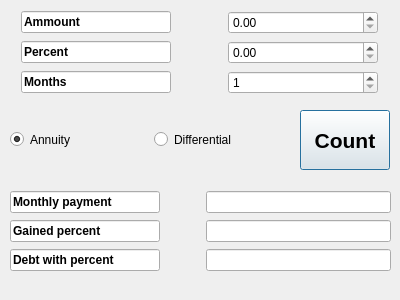
<?xml version="1.0" encoding="UTF-8"?>
<ui version="4.0">
 <class>credit_calc</class>
 <widget class="QDialog" name="credit_calc">
  <property name="geometry">
   <rect>
    <x>0</x>
    <y>0</y>
    <width>400</width>
    <height>300</height>
   </rect>
  </property>
  <property name="sizePolicy">
   <sizepolicy hsizetype="Preferred" vsizetype="Preferred">
    <horstretch>40</horstretch>
    <verstretch>0</verstretch>
   </sizepolicy>
  </property>
  <property name="minimumSize">
   <size>
    <width>400</width>
    <height>300</height>
   </size>
  </property>
  <property name="maximumSize">
   <size>
    <width>400</width>
    <height>300</height>
   </size>
  </property>
  <property name="windowTitle">
   <string>Dialog</string>
  </property>
  <widget class="QWidget" name="gridLayoutWidget">
   <property name="geometry">
    <rect>
     <x>10</x>
     <y>10</y>
     <width>381</width>
     <height>85</height>
    </rect>
   </property>
   <layout class="QGridLayout" name="gridLayout">
    <item row="0" column="1" rowspan="3">
     <spacer name="horizontalSpacer">
      <property name="orientation">
       <enum>Qt::Horizontal</enum>
      </property>
      <property name="sizeType">
       <enum>QSizePolicy::Fixed</enum>
      </property>
      <property name="sizeHint" stdset="0">
       <size>
        <width>40</width>
        <height>20</height>
       </size>
      </property>
     </spacer>
    </item>
    <item row="0" column="2">
     <widget class="QDoubleSpinBox" name="doubleSpinBox_1">
      <property name="sizePolicy">
       <sizepolicy hsizetype="Fixed" vsizetype="Fixed">
        <horstretch>0</horstretch>
        <verstretch>0</verstretch>
       </sizepolicy>
      </property>
      <property name="minimumSize">
       <size>
        <width>150</width>
        <height>0</height>
       </size>
      </property>
      <property name="maximumSize">
       <size>
        <width>150</width>
        <height>16777215</height>
       </size>
      </property>
      <property name="maximum">
       <double>1000000000000000000.000000000000000</double>
      </property>
     </widget>
    </item>
    <item row="2" column="0">
     <widget class="QLineEdit" name="lineEdit_3">
      <property name="sizePolicy">
       <sizepolicy hsizetype="Fixed" vsizetype="Fixed">
        <horstretch>0</horstretch>
        <verstretch>0</verstretch>
       </sizepolicy>
      </property>
      <property name="minimumSize">
       <size>
        <width>150</width>
        <height>0</height>
       </size>
      </property>
      <property name="maximumSize">
       <size>
        <width>150</width>
        <height>16777215</height>
       </size>
      </property>
      <property name="font">
       <font>
        <bold>true</bold>
       </font>
      </property>
      <property name="text">
       <string>Months</string>
      </property>
      <property name="readOnly">
       <bool>true</bool>
      </property>
     </widget>
    </item>
    <item row="1" column="0">
     <widget class="QLineEdit" name="lineEdit_2">
      <property name="sizePolicy">
       <sizepolicy hsizetype="Fixed" vsizetype="Fixed">
        <horstretch>0</horstretch>
        <verstretch>0</verstretch>
       </sizepolicy>
      </property>
      <property name="minimumSize">
       <size>
        <width>150</width>
        <height>0</height>
       </size>
      </property>
      <property name="maximumSize">
       <size>
        <width>150</width>
        <height>16777215</height>
       </size>
      </property>
      <property name="font">
       <font>
        <bold>true</bold>
       </font>
      </property>
      <property name="text">
       <string>Percent</string>
      </property>
      <property name="readOnly">
       <bool>true</bool>
      </property>
     </widget>
    </item>
    <item row="0" column="0">
     <widget class="QLineEdit" name="lineEdit">
      <property name="sizePolicy">
       <sizepolicy hsizetype="Fixed" vsizetype="Fixed">
        <horstretch>0</horstretch>
        <verstretch>0</verstretch>
       </sizepolicy>
      </property>
      <property name="minimumSize">
       <size>
        <width>150</width>
        <height>0</height>
       </size>
      </property>
      <property name="maximumSize">
       <size>
        <width>150</width>
        <height>16777215</height>
       </size>
      </property>
      <property name="font">
       <font>
        <bold>true</bold>
       </font>
      </property>
      <property name="text">
       <string>Ammount</string>
      </property>
      <property name="readOnly">
       <bool>true</bool>
      </property>
     </widget>
    </item>
    <item row="1" column="2">
     <widget class="QDoubleSpinBox" name="doubleSpinBox_2">
      <property name="sizePolicy">
       <sizepolicy hsizetype="Fixed" vsizetype="Fixed">
        <horstretch>0</horstretch>
        <verstretch>0</verstretch>
       </sizepolicy>
      </property>
      <property name="minimumSize">
       <size>
        <width>150</width>
        <height>0</height>
       </size>
      </property>
      <property name="maximumSize">
       <size>
        <width>150</width>
        <height>16777215</height>
       </size>
      </property>
      <property name="buttonSymbols">
       <enum>QAbstractSpinBox::UpDownArrows</enum>
      </property>
      <property name="decimals">
       <number>2</number>
      </property>
      <property name="maximum">
       <double>100.000000000000000</double>
      </property>
      <property name="value">
       <double>0.000000000000000</double>
      </property>
     </widget>
    </item>
    <item row="2" column="2">
     <widget class="QSpinBox" name="spinBox">
      <property name="sizePolicy">
       <sizepolicy hsizetype="Fixed" vsizetype="Fixed">
        <horstretch>0</horstretch>
        <verstretch>0</verstretch>
       </sizepolicy>
      </property>
      <property name="minimumSize">
       <size>
        <width>150</width>
        <height>0</height>
       </size>
      </property>
      <property name="maximumSize">
       <size>
        <width>150</width>
        <height>16777215</height>
       </size>
      </property>
      <property name="minimum">
       <number>1</number>
      </property>
      <property name="maximum">
       <number>60</number>
      </property>
     </widget>
    </item>
   </layout>
  </widget>
  <widget class="QWidget" name="gridLayoutWidget_2">
   <property name="geometry">
    <rect>
     <x>10</x>
     <y>190</y>
     <width>381</width>
     <height>85</height>
    </rect>
   </property>
   <layout class="QGridLayout" name="gridLayout_2">
    <item row="0" column="0">
     <widget class="QLineEdit" name="lineEdit_6">
      <property name="minimumSize">
       <size>
        <width>150</width>
        <height>0</height>
       </size>
      </property>
      <property name="maximumSize">
       <size>
        <width>150</width>
        <height>16777215</height>
       </size>
      </property>
      <property name="font">
       <font>
        <bold>true</bold>
       </font>
      </property>
      <property name="text">
       <string>Monthly payment</string>
      </property>
      <property name="readOnly">
       <bool>true</bool>
      </property>
     </widget>
    </item>
    <item row="0" column="1" rowspan="3">
     <spacer name="horizontalSpacer_2">
      <property name="orientation">
       <enum>Qt::Horizontal</enum>
      </property>
      <property name="sizeType">
       <enum>QSizePolicy::Fixed</enum>
      </property>
      <property name="sizeHint" stdset="0">
       <size>
        <width>40</width>
        <height>20</height>
       </size>
      </property>
     </spacer>
    </item>
    <item row="1" column="0">
     <widget class="QLineEdit" name="lineEdit_5">
      <property name="minimumSize">
       <size>
        <width>150</width>
        <height>0</height>
       </size>
      </property>
      <property name="maximumSize">
       <size>
        <width>150</width>
        <height>16777215</height>
       </size>
      </property>
      <property name="font">
       <font>
        <bold>true</bold>
       </font>
      </property>
      <property name="text">
       <string>Gained percent</string>
      </property>
      <property name="readOnly">
       <bool>true</bool>
      </property>
     </widget>
    </item>
    <item row="2" column="0">
     <widget class="QLineEdit" name="lineEdit_4">
      <property name="minimumSize">
       <size>
        <width>150</width>
        <height>0</height>
       </size>
      </property>
      <property name="maximumSize">
       <size>
        <width>150</width>
        <height>16777215</height>
       </size>
      </property>
      <property name="font">
       <font>
        <bold>true</bold>
       </font>
      </property>
      <property name="text">
       <string>Debt with percent</string>
      </property>
      <property name="readOnly">
       <bool>true</bool>
      </property>
     </widget>
    </item>
    <item row="0" column="2">
     <widget class="QLineEdit" name="lineEdit_7">
      <property name="font">
       <font>
        <bold>true</bold>
       </font>
      </property>
      <property name="text">
       <string/>
      </property>
      <property name="readOnly">
       <bool>true</bool>
      </property>
     </widget>
    </item>
    <item row="1" column="2">
     <widget class="QLineEdit" name="lineEdit_8">
      <property name="font">
       <font>
        <bold>true</bold>
       </font>
      </property>
      <property name="text">
       <string/>
      </property>
      <property name="readOnly">
       <bool>true</bool>
      </property>
     </widget>
    </item>
    <item row="2" column="2">
     <widget class="QLineEdit" name="lineEdit_9">
      <property name="font">
       <font>
        <bold>true</bold>
       </font>
      </property>
      <property name="text">
       <string/>
      </property>
      <property name="readOnly">
       <bool>true</bool>
      </property>
     </widget>
    </item>
   </layout>
  </widget>
  <widget class="QWidget" name="horizontalLayoutWidget">
   <property name="geometry">
    <rect>
     <x>10</x>
     <y>100</y>
     <width>281</width>
     <height>80</height>
    </rect>
   </property>
   <layout class="QHBoxLayout" name="horizontalLayout">
    <item>
     <widget class="QRadioButton" name="radioButton_1">
      <property name="minimumSize">
       <size>
        <width>0</width>
        <height>15</height>
       </size>
      </property>
      <property name="maximumSize">
       <size>
        <width>16777215</width>
        <height>15</height>
       </size>
      </property>
      <property name="text">
       <string>Annuity</string>
      </property>
      <property name="checked">
       <bool>true</bool>
      </property>
     </widget>
    </item>
    <item>
     <widget class="QRadioButton" name="radioButton_2">
      <property name="minimumSize">
       <size>
        <width>0</width>
        <height>15</height>
       </size>
      </property>
      <property name="maximumSize">
       <size>
        <width>16777215</width>
        <height>15</height>
       </size>
      </property>
      <property name="text">
       <string>Differential</string>
      </property>
     </widget>
    </item>
   </layout>
  </widget>
  <widget class="QPushButton" name="pushButton_x">
   <property name="geometry">
    <rect>
     <x>300</x>
     <y>110</y>
     <width>90</width>
     <height>60</height>
    </rect>
   </property>
   <property name="sizePolicy">
    <sizepolicy hsizetype="Minimum" vsizetype="Maximum">
     <horstretch>0</horstretch>
     <verstretch>0</verstretch>
    </sizepolicy>
   </property>
   <property name="minimumSize">
    <size>
     <width>90</width>
     <height>60</height>
    </size>
   </property>
   <property name="maximumSize">
    <size>
     <width>90</width>
     <height>60</height>
    </size>
   </property>
   <property name="font">
    <font>
     <pointsize>16</pointsize>
     <bold>true</bold>
    </font>
   </property>
   <property name="text">
    <string>Count</string>
   </property>
  </widget>
 </widget>
 <resources/>
 <connections/>
</ui>
